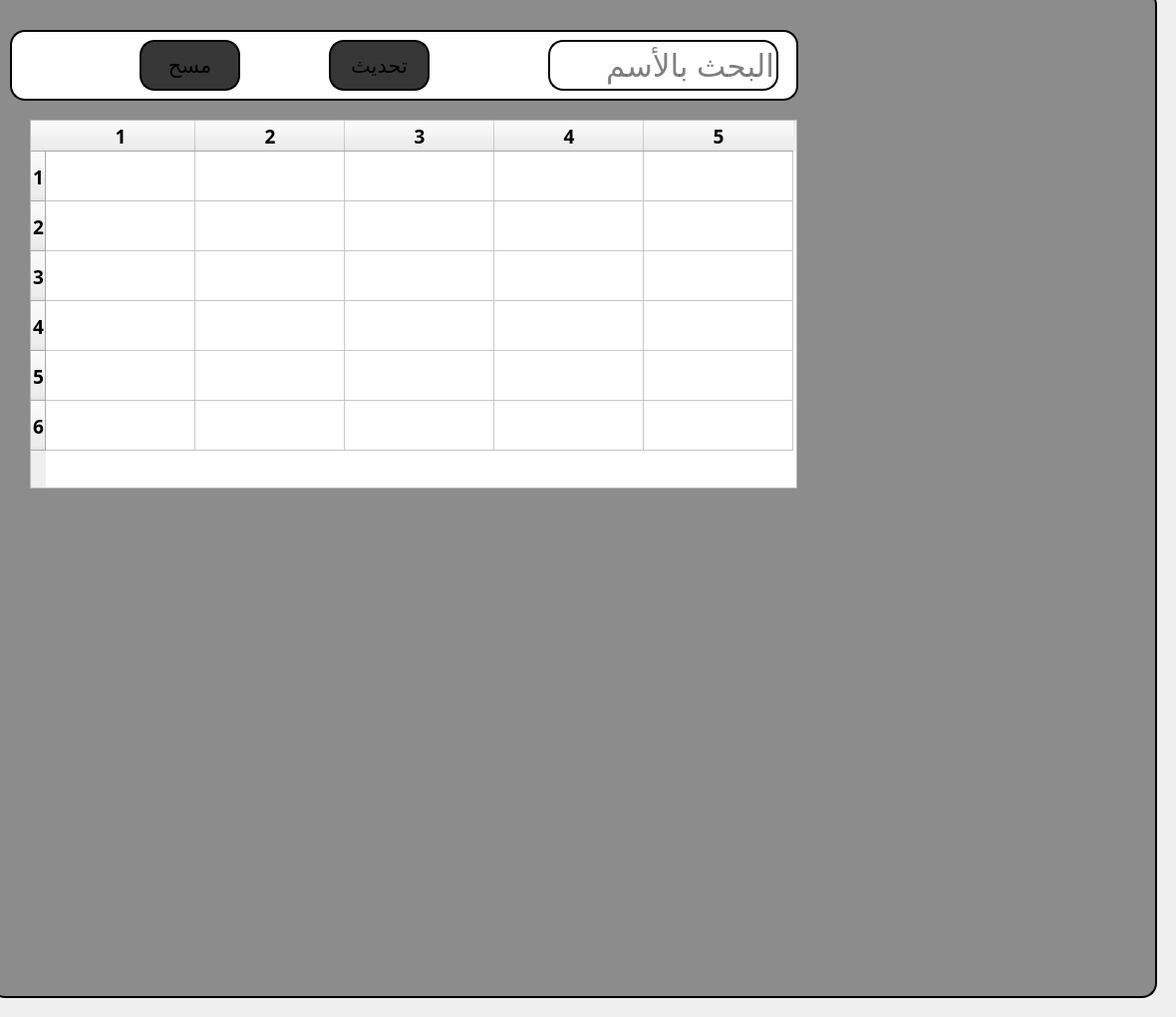
     <widget class="QWidget" name="tab_60">
      <attribute name="title">
       <string>تعديل</string>
      </attribute>
      <widget class="QPushButton" name="pushButton_80">
       <property name="geometry">
        <rect>
         <x>-10</x>
         <y>-10</y>
         <width>1171</width>
         <height>1011</height>
        </rect>
       </property>
       <property name="font">
        <font>
         <pointsize>16</pointsize>
        </font>
       </property>
       <property name="autoFillBackground">
        <bool>false</bool>
       </property>
       <property name="styleSheet">
        <string notr="true">background-color:rgb(140, 140, 140);
border: 2px solid black;
border-radius: 15px;</string>
       </property>
       <property name="text">
        <string/>
       </property>
      </widget>
      <widget class="QTableWidget" name="tableWidget_59">
       <property name="geometry">
        <rect>
         <x>30</x>
         <y>120</y>
         <width>770</width>
         <height>370</height>
        </rect>
       </property>
       <property name="minimumSize">
        <size>
         <width>770</width>
         <height>370</height>
        </size>
       </property>
       <property name="maximumSize">
        <size>
         <width>770</width>
         <height>370</height>
        </size>
       </property>
       <property name="font">
        <font>
         <family>Tajawal Black</family>
         <pointsize>14</pointsize>
         <bold>true</bold>
        </font>
       </property>
       <property name="contextMenuPolicy">
        <enum>Qt::PreventContextMenu</enum>
       </property>
       <property name="locale">
        <locale language="Arabic" country="Egypt"/>
       </property>
       <property name="showGrid">
        <bool>true</bool>
       </property>
       <property name="sortingEnabled">
        <bool>false</bool>
       </property>
       <property name="rowCount">
        <number>6</number>
       </property>
       <property name="columnCount">
        <number>5</number>
       </property>
       <attribute name="horizontalHeaderMinimumSectionSize">
        <number>150</number>
       </attribute>
       <attribute name="horizontalHeaderDefaultSectionSize">
        <number>150</number>
       </attribute>
       <attribute name="verticalHeaderMinimumSectionSize">
        <number>50</number>
       </attribute>
       <attribute name="verticalHeaderDefaultSectionSize">
        <number>50</number>
       </attribute>
       <row/>
       <row/>
       <row/>
       <row/>
       <row/>
       <row/>
       <column/>
       <column/>
       <column/>
       <column/>
       <column/>
       <item row="0" column="0">
        <property name="text">
         <string/>
        </property>
       </item>
      </widget>
      <widget class="QLabel" name="label_74">
       <property name="geometry">
        <rect>
         <x>10</x>
         <y>30</y>
         <width>791</width>
         <height>71</height>
        </rect>
       </property>
       <property name="styleSheet">
        <string notr="true">background-color:rgb(255, 255, 255);
border: 2px solid black;
border-radius: 15px;</string>
       </property>
       <property name="text">
        <string/>
       </property>
      </widget>
      <widget class="QLineEdit" name="reserve_search_11">
       <property name="geometry">
        <rect>
         <x>550</x>
         <y>40</y>
         <width>231</width>
         <height>51</height>
        </rect>
       </property>
       <property name="font">
        <font>
         <pointsize>23</pointsize>
        </font>
       </property>
       <property name="styleSheet">
        <string notr="true">background-color:rgb(255, 255, 255);
border: 2px solid black;
border-radius: 15px;</string>
       </property>
       <property name="text">
        <string/>
       </property>
       <property name="placeholderText">
        <string>البحث بالأسم</string>
       </property>
      </widget>
      <widget class="QPushButton" name="pushButton_container_add_17">
       <property name="geometry">
        <rect>
         <x>330</x>
         <y>40</y>
         <width>101</width>
         <height>51</height>
        </rect>
       </property>
       <property name="font">
        <font>
         <pointsize>16</pointsize>
        </font>
       </property>
       <property name="autoFillBackground">
        <bool>false</bool>
       </property>
       <property name="styleSheet">
        <string notr="true">background-color:rgb(54, 54, 54);
border: 2px solid black;
border-radius: 15px;</string>
       </property>
       <property name="text">
        <string>تحديث</string>
       </property>
      </widget>
      <widget class="QPushButton" name="pushButton_container_add_18">
       <property name="geometry">
        <rect>
         <x>140</x>
         <y>40</y>
         <width>101</width>
         <height>51</height>
        </rect>
       </property>
       <property name="font">
        <font>
         <pointsize>16</pointsize>
        </font>
       </property>
       <property name="autoFillBackground">
        <bool>false</bool>
       </property>
       <property name="styleSheet">
        <string notr="true">background-color:rgb(54, 54, 54);
border: 2px solid black;
border-radius: 15px;</string>
       </property>
       <property name="text">
        <string>مسح</string>
       </property>
      </widget>
     </widget>
